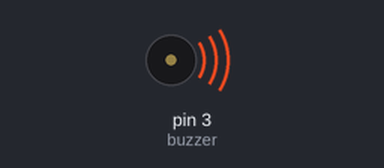
The sketch below on a simulated Arduino Uno, built with avr-gcc and run on an emulated ATmega328P. Parts: buzzer (waves = sounding).

Above: at 0.2 s.
At 25.15 s:
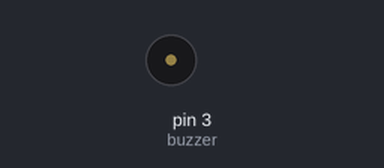
Timing chart, 0 to 25.5 s (numbered marks = the images above):
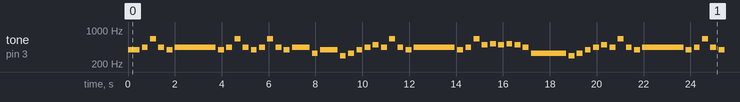

The sketch:

Buzzer_ChaoMing.ino
```cpp
/**
 * 使用Buzzer演奏潮鸣
 * 1=C
 */
#include "music_note.c" //音符表

int buzzer=3; //蜂鸣器口，PWM
int scale[]={G,A,EE,A,G,A,G,A,EE,A,G,
             A,EE,A,G,A,E,
             G,D,E,G,A,B,
             A,EE,A,G,A,G,
             A,EE,B,CC,B,CC,B,A,E,
             D,E,G,A,B,A,EE,A,G,A,
             G,A,EE,A,G,A,EE,A,G,A,
             E,G,D,E,G,A,B,A,EE,A,G,A,
             G,A,EE,B,CC,B,CC,DD,EE,AA};  //旋律
float duration[]={2,1,1,1,1,7,1,1,1,1,1,
                  1,1,1,1,3,1,
                  3,1,1,1,1,1,
                  1,1,1,1,7,1,
                  1,1,1,1,1,1,1,1,6,
                  1,1,1,1,1,1,1,1,1,7,
                  1,1,1,1,1,1,1,1,1,3,
                  1,3,1,1,1,1,1,1,1,1,1,7,
                  1,1,1,1,1,1,1,1,1,4}; //音符时值
int len=0;  //该变量后面用于统计音符个数
void setup() {
  pinMode(buzzer,OUTPUT);
  len=sizeof(scale)/sizeof(scale[0]);
}

void loop() {
  for(int i=0;i<len;i++){
    tone(buzzer,scale[i]);
    delay(250*duration[i]);
    noTone(buzzer);
    delay(100);
  }
  delay(1000);
}
```

music_note.c
```cpp
/**
**	音符表，记录乐谱用到的音的频率
*/
//音符唱名记法
#define Do  262
#define Re  294
#define Mi  330
#define Fa  350
#define Sol 393
#define La  441
#define Si  495
#define Doo 882

//音名记法
#define C  262
#define D  294
#define E  330
#define F  350
#define G 393
#define A  441
#define B  495
#define CC 525
#define DD 589
#define EE 661
#define AA 882

#define O -1 //听不到的声音
```

Measured:
- by itself, tone on pin 3 (buzzer): plays 393 Hz for 0.50 s, 441 Hz for 0.25 s, 661 Hz for 0.25 s, 441 Hz for 0.25 s, 393 Hz for 0.25 s, 441 Hz for 1.8 s … (268 notes in this stretch)
